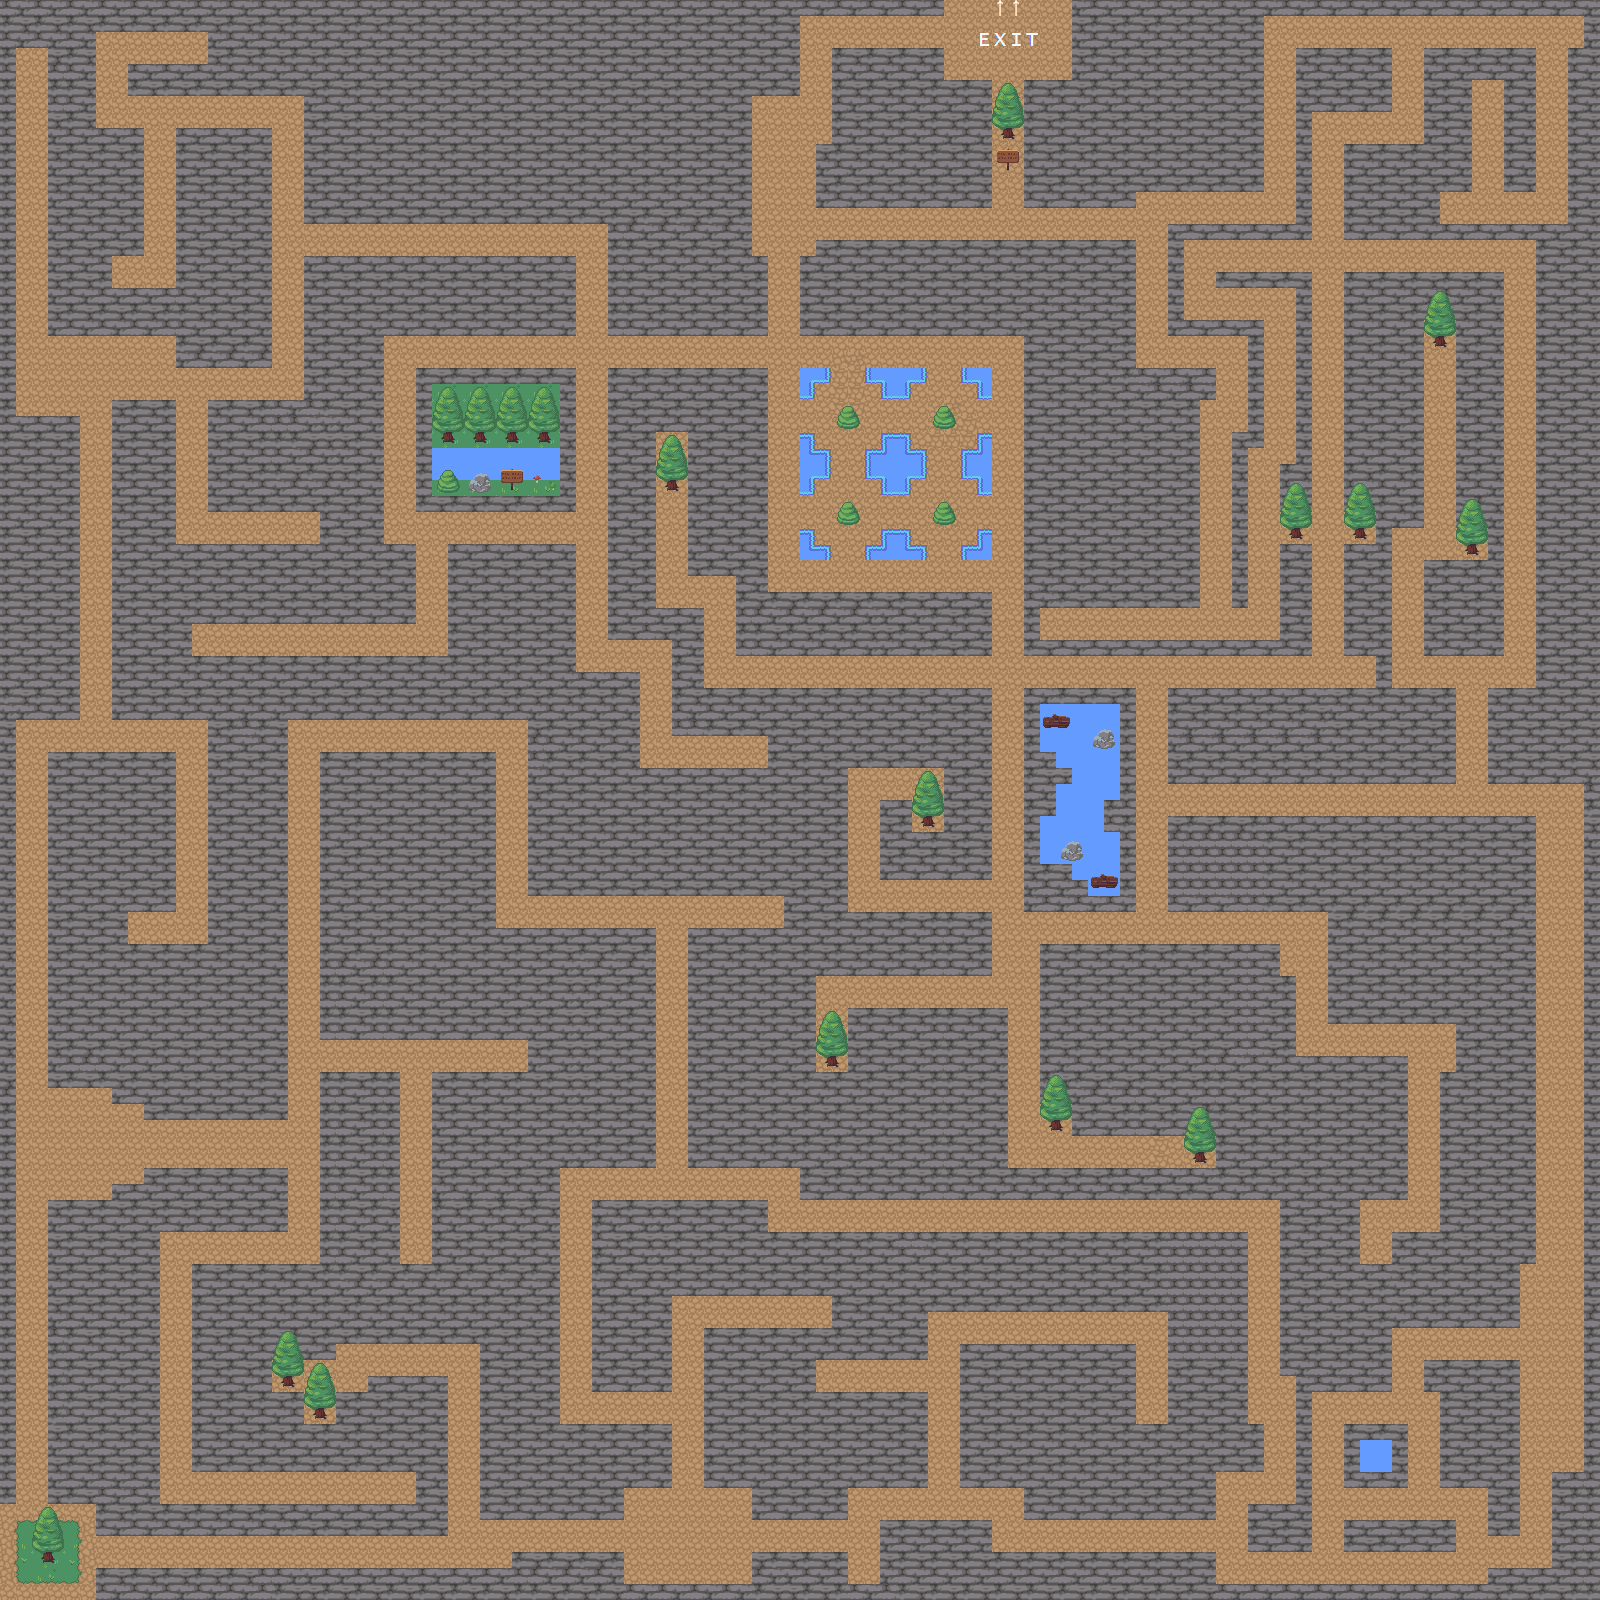

This game map was drawn from its Tiled (.tmx) file and the tilesets committed beside it. A one-line description and the trimmed map source follow:
An orthogonal 100x100 tile map with 16x16 px tiles, 6 tile layers (dirt, wall, water, grass, ...), 3 tilesets and 211 objects (201x collision, spawn_level2, exit_level2, alert).

<map version="1.5" tiledversion="1.7.2" orientation="orthogonal" renderorder="right-down" width="100" height="100" tilewidth="16" tileheight="16" infinite="0" nextlayerid="14" nextobjectid="226">
 <tileset firstgid="1" source="map1.tsx" />
 <tileset firstgid="721" source="letters.tsx" />
 <tileset firstgid="977" source="pnj.tsx" />
 <layer id="2" name="dirt" width="100" height="100">
  <data>[10000 cells, 10000 non-empty, 29 distinct tile ids]</data>
 </layer>
 <layer id="3" name="wall" width="100" height="100">
  <data>[10000 cells, 7396 non-empty, 34 distinct tile ids]</data>
 </layer>
 <layer id="6" name="water" width="100" height="100">
  <data>[10000 cells, 117 non-empty, 17 distinct tile ids]</data>
 </layer>
 <layer id="7" name="grass" width="100" height="100">
  <data>[10000 cells, 57 non-empty, 9 distinct tile ids]</data>
 </layer>
 <layer id="13" name="feuilles" width="100" height="100">
  <data>[10000 cells, 6 non-empty, 6 distinct tile ids]</data>
 </layer>
 <layer id="9" name="tree" width="100" height="100">
  <data>[10000 cells, 304 non-empty, 34 distinct tile ids]</data>
 </layer>
 <objectgroup id="4" name="Calque d'Objets 1">
  <object id="3" name="spawn_level2" x="688.625" y="1544.59">
   <point />
  </object>
  <object id="5" name="exit_level2" x="944" y="0.5" width="128" height="11.3333" />
 </objectgroup>
 <objectgroup id="11" name="Calque d'Objets 3" />
 <objectgroup id="12" name="Calque d'Objets 4" />
 <objectgroup id="10" name="Calque d'Objets 2">
  <object id="6" type="collision" x="303.374" y="95.6697" width="304.632" height="128.399" />
  <object id="7" x="609.265" y="222.81" width="139.728" height="110.775" />
  <object id="13" x="718.781" y="64.1994" width="32.7291" height="164.904" />
  <object id="14" x="736.405" y="146.022" />
  <object id="15" x="736.405" y="146.022" />
  <object id="16" x="736.405" y="146.022" />
  <object id="17" type="collision" x="609.265" y="95.6697" width="139.728" height="239.174" />
  <object id="18" type="collision" x="784.24" y="16.3646" width="15.1057" height="78.0463" />
  <object id="19" type="collision" x="784.24" y="-1.25881" width="159.869" height="15.1057" />
  <object id="20" type="collision" x="829.557" y="47.8348" width="115.811" height="159.869" />
  <object id="21" type="collision" x="816.969" y="144.763" width="174.975" height="62.9406" />
  <object id="22" type="collision" x="946.626" y="80.5639" width="44.0584" height="67.9758" />
  <object id="23" type="collision" x="748.993" y="255.539" width="17.6234" height="79.3051" />
  <object id="24" type="collision" x="304.632" y="94.4109" width="303.374" height="128.399" />
  <object id="25" type="collision" x="128.399" y="62.9406" width="201.41" height="32.7291" />
  <object id="26" type="collision" x="206.445" y="1.25881" width="130.916" height="66.717" />
  <object id="27" type="collision" x="79.3051" y="0" width="137.21" height="31.4703" />
  <object id="28" type="collision" x="46.576" y="-2.51762" width="49.0937" height="337.362" />
  <object id="29" type="collision" x="1.25881" y="0" width="52.8701" height="49.0937" />
  <object id="30" type="collision" x="0" y="45.3172" width="16.3646" height="370.091" />
  <object id="31" type="collision" x="10.0705" y="412.89" width="67.9758" height="304.632" />
  <object id="32" type="collision" x="1.25881" y="720.04" width="13.8469" height="647.029" />
  <object id="33" type="collision" x="1.25881" y="1368.33" width="13.8469" height="134.693" />
  <object id="34" type="collision" x="95.6697" y="1568.48" width="527.442" height="30.2115" />
  <object id="35" type="collision" x="511.078" y="1550.86" width="112.034" height="17.6234" />
  <object id="36" type="collision" x="623.112" y="1583.59" width="284.491" height="15.1057" />
  <object id="37" type="collision" x="751.511" y="1553.37" width="94.4109" height="27.6939" />
  <object id="38" type="collision" x="879.909" y="1518.13" width="110.775" height="56.6465" />
  <object id="39" type="collision" x="989.426" y="1552.11" width="224.068" height="39.0232" />
  <object id="40" type="collision" x="1207.2" y="1584.84" width="392.749" height="17.6234" />
  <object id="41" type="collision" x="1486.66" y="1568.48" width="91.8933" height="21.3998" />
  <object id="42" type="collision" x="1550.86" y="1471.55" width="44.0584" height="104.481" />
  <object id="43" type="collision" x="1583.52" y="783.558" width="42.6649" height="410.24" />
  <object id="44" type="collision" x="1584.35" y="1194.62" width="48.4083" height="291.27" />
  <object id="45" type="collision" x="1487.53" y="688.382" width="122.251" height="95.1756" />
  <object id="46" type="collision" x="1535.12" y="223.17" width="67.2793" height="373.318" />
  <object id="47" type="collision" x="1535.12" y="589.104" width="71.3817" height="104.201" />
  <object id="48" type="collision" x="1567.94" y="49.2287" width="51.6902" height="180.505" />
  <object id="49" type="collision" x="1582.7" y="1.64096" width="23.7939" height="49.2287" />
  <object id="50" type="collision" x="1073.19" y="0.820479" width="512.799" height="14.7686" />
  <object id="51" type="collision" x="1073" y="16" width="190" height="175" />
  <object id="52" type="collision" x="1024" y="78" width="112" height="128" />
  <object id="53" type="collision" x="1504" y="49" width="31" height="142" />
  <object id="54" type="collision" x="1423" y="49" width="86" height="31" />
  <object id="55" type="collision" x="1425" y="53" width="47" height="138" />
  <object id="56" type="collision" x="1343" y="144" width="98" height="95" />
  <object id="57" type="collision" x="1427" y="224" width="124" height="16" />
  <object id="58" type="collision" x="1296" y="49" width="95" height="61" />
  <object id="59" type="collision" x="1296" y="91" width="16" height="149" />
  <object id="60" type="collision" x="1169" y="223" width="143" height="16" />
  <object id="61" type="collision" x="1168" y="225" width="18" height="110" />
  <object id="62" type="collision" x="1176" y="320" width="88" height="17" />
  <object id="63" type="collision" x="1248" y="323" width="15" height="124" />
  <object id="64" type="collision" x="1232" y="433" width="15" height="176" />
  <object id="65" type="collision" x="1216" y="272" width="95" height="16" />
  <object id="66" type="collision" x="1295" y="272" width="15" height="208" />
  <object id="68" type="collision" x="1280" y="464" width="31" height="191" />
  <object id="69" type="collision" x="1343" y="273" width="48" height="384" />
  <object id="70" type="collision" x="1391" y="273" width="114" height="62" />
  <object id="71" type="collision" x="1386" y="324" width="38" height="202" />
  <object id="72" type="collision" x="1454" y="330" width="49" height="326" />
  </objectgroup>
</map>
<!-- 148 of 211 objects omitted -->
